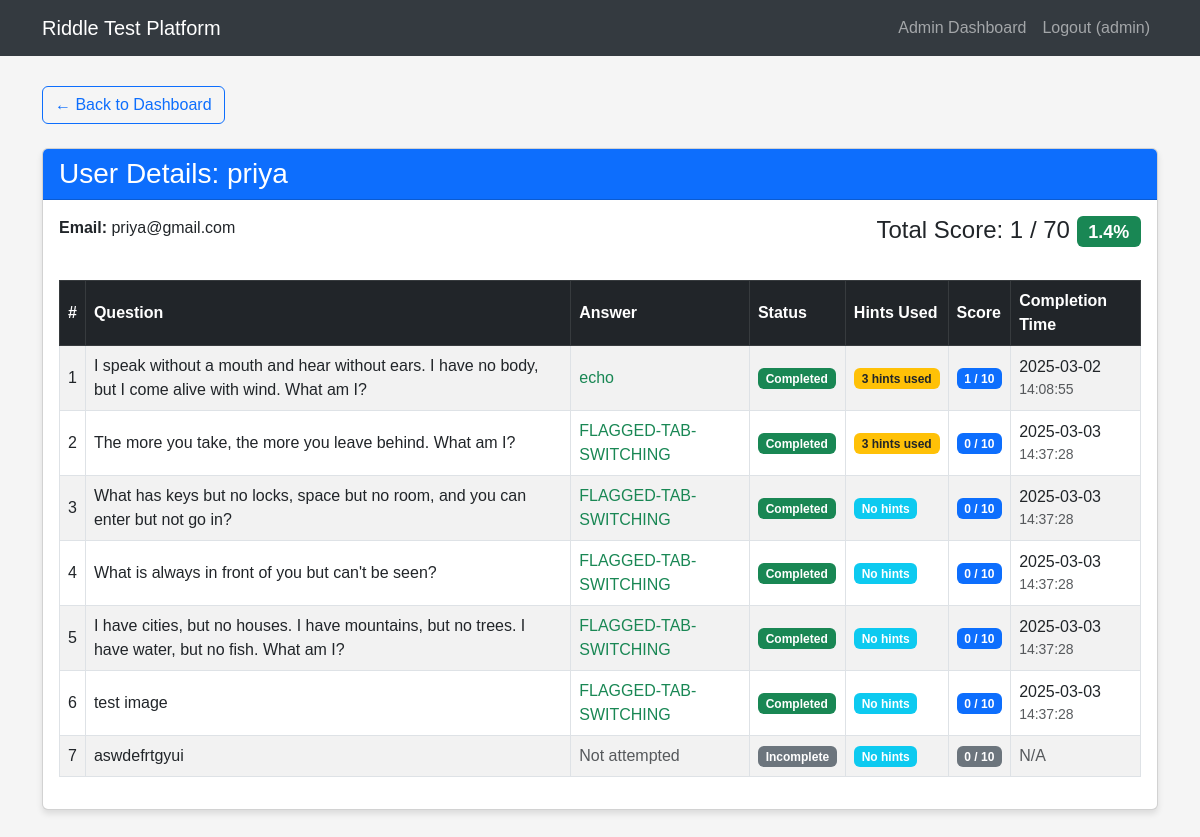
Screenshot of /admin/user_detail/2 (signed in) with the database file from the repository.
### tables this page shows
CREATE TABLE users (
            id INTEGER PRIMARY KEY AUTOINCREMENT,
            username TEXT NOT NULL UNIQUE,
            email TEXT NOT NULL,
            password TEXT NOT NULL,
            is_admin INTEGER DEFAULT 0
        , test_completed INTEGER DEFAULT 0);

CREATE TABLE user_progress (
            id INTEGER PRIMARY KEY AUTOINCREMENT,
            user_id INTEGER NOT NULL,
            riddle_id INTEGER NOT NULL,
            score INTEGER DEFAULT 10,
            completed INTEGER DEFAULT 0,
            hint1_used INTEGER DEFAULT 0,
            hint2_used INTEGER DEFAULT 0,
            hint3_used INTEGER DEFAULT 0,
            answer_attempt TEXT,
            completion_time TIMESTAMP, warnings INTEGER DEFAULT 0,
            FOREIGN KEY (user_id) REFERENCES users (id),
            FOREIGN KEY (riddle_id) REFERENCES riddles (id),
            UNIQUE(user_id, riddle_id)
        );

CREATE TABLE riddles (
            id INTEGER PRIMARY KEY AUTOINCREMENT,
            question TEXT NOT NULL,
            answer TEXT NOT NULL,
            hint1 TEXT NOT NULL,
            hint2 TEXT NOT NULL,
            hint3 TEXT NOT NULL
        , image TEXT);

### app.py (the view)
@app.route('/admin/user_detail/<int:user_id>')
def user_detail(user_id):
    if 'user_id' not in session or not session.get('is_admin'):
        flash('Unauthorized access.')
        return redirect(url_for('login'))
    conn = sqlite3.connect('riddle_test.db')
    c = conn.cursor()
    c.execute("SELECT username, email FROM users WHERE id = ?", (user_id,))
    user_info = c.fetchone()
    if not user_info:
        conn.close()
        flash('User not found.')
        return redirect(url_for('admin_dashboard'))
    c.execute('''
        SELECT r.id, r.question, r.answer, up.score, up.completed,
               up.hint1_used, up.hint2_used, up.hint3_used, up.answer_attempt, up.completion_time
        FROM riddles r
        JOIN user_progress up ON r.id = up.riddle_id
        WHERE up.user_id = ?
        ORDER BY r.id
    ''', (user_id,))
    results_data = c.fetchall()
    c.execute('''
        SELECT SUM(score)
        FROM user_progress
        WHERE user_id = ? AND completed = 1
    ''', (user_id,))
    total_score = c.fetchone()[0] or 0
    c.execute("SELECT COUNT(*) * 10 FROM riddles")
    max_possible = c.fetchone()[0]
    percentage_score = int((total_score / max_possible * 100)) if max_possible > 0 else 0
    conn.close()
    user = {
        'id': user_id,
        'username': user_info[0],
        'email': user_info[1]
    }
    results = []
    for result in results_data:
        results.append({
            'id': result[0],
            'question': result[1],
            'correct_answer': result[2],
            'score': result[3],
            'completed': result[4],
            'hint1_used': result[5],
            'hint2_used': result[6],
            'hint3_used': result[7],
            'answer_attempt': result[8],
            'completion_time': result[9]
        })
    return render_template('user_detail.html',
                           user=user,
                           results=results,
                           total_score=total_score,
                           max_possible=max_possible,
                           percentage_score=percentage_score)

### templates/user_detail.html
{% extends 'base.html' %} {% block content %}
<div class="row">
  <div class="col-12 mb-4">
    <a href="{{ url_for('admin_dashboard') }}" class="btn btn-outline-primary">
      &larr; Back to Dashboard
    </a>
  </div>
</div>
<div class="row">
  <div class="col-12">
    <div class="card mb-4">
      <div class="card-header bg-primary text-white">
        <h3 class="card-title mb-0">User Details: {{ user.username }}</h3>
      </div>
      <div class="card-body">
        <div class="row mb-4">
          <div class="col-md-6">
            <p><strong>Email:</strong> {{ user.email }}</p>
          </div>
          <div class="col-md-6 text-md-end">
            <h4>
              Total Score: {{ total_score }} / {{ max_possible }}
              <span class="badge bg-success"
                >{{ "{:.1f}%".format(total_score / max_possible * 100) if
                max_possible > 0 else "0%" }}</span
              >
            </h4>
          </div>
        </div>
        <div class="table-responsive">
          <table class="table table-striped table-bordered results-table">
            <thead class="table-dark">
              <tr>
                <th>#</th>
                <th>Question</th>
                <th>Answer</th>
                <th>Status</th>
                <th>Hints Used</th>
                <th>Score</th>
                <th>Completion Time</th>
              </tr>
            </thead>
            <tbody>
              {% for result in results %}
              <tr>
                <td>{{ loop.index }}</td>
                <td>{{ result.question }}</td>
                <td>
                  {% if result.completed %}
                  <span class="text-success">{{ result.answer_attempt }}</span>
                  {% elif result.answer_attempt %}
                  <span class="text-danger">{{ result.answer_attempt }}</span>
                  <small class="d-block text-muted"
                    >(Correct: {{ result.correct_answer }})</small
                  >
                  {% else %}
                  <span class="text-muted">Not attempted</span>
                  {% endif %}
                </td>
                <td>
                  {% if result.completed %}
                  <span class="badge bg-success">Completed</span>
                  {% else %}
                  <span class="badge bg-secondary">Incomplete</span>
                  {% endif %}
                </td>
                <td>
                  {% set hints_used = (result.hint1_used or 0) +
                  (result.hint2_used or 0) + (result.hint3_used or 0) %} {% if
                  hints_used > 0 %}
                  <span class="badge bg-warning text-dark"
                    >{{ hints_used }} hint{% if hints_used > 1 %}s{% endif %}
                    used</span
                  >
                  {% else %}
                  <span class="badge bg-info">No hints</span>
                  {% endif %}
                </td>
                <td>
                  {% if result.completed %}
                  <span class="badge bg-primary">{{ result.score }} / 10</span>
                  {% else %}
                  <span class="badge bg-secondary">0 / 10</span>
                  {% endif %}
                </td>
                <td>
                  {% if result.completion_time %} {{
                  result.completion_time.split('T')[0] }}
                  <small class="d-block text-muted"
                    >{{ result.completion_time.split('T')[1].split('.')[0]
                    }}</small
                  >
                  {% else %}
                  <span class="text-muted">N/A</span>
                  {% endif %}
                </td>
              </tr>
              {% endfor %}
            </tbody>
          </table>
        </div>
      </div>
    </div>
  </div>
</div>
{% endblock %}

### templates/base.html (style rules this page uses)
body { font-family: "Arial", sans-serif; background-color: #f5f5f5; padding-bottom: 50px; }
.card { margin-bottom: 20px; box-shadow: 0 4px 6px rgba(0, 0, 0, 0.1); }
.results-table th, .results-table td { vertical-align: middle; }

### rows the page displays
users: username "priya", email "priya@gmail.com"
user_progress: question "I speak without a mouth and hear without ears. I have no body, but I come alive with wind. What am I?", answer_attempt "echo", completed "Completed", hints_used "3", score "1", completion_time "2025-03-02", completion_time "14:08:55"
user_progress: question "The more you take, the more you leave behind. What am I?", answer_attempt "FLAGGED-TAB-SWITCHING", completed "Completed", hints_used "3", score "0", completion_time "2025-03-03", completion_time "14:37:28"
user_progress: question "What has keys but no locks, space but no room, and you can enter but not go in?", answer_attempt "FLAGGED-TAB-SWITCHING", completed "Completed", shows "No hints", score "0", completion_time "2025-03-03", completion_time "14:37:28"
user_progress: question "What is always in front of you but can't be seen?", answer_attempt "FLAGGED-TAB-SWITCHING", completed "Completed", shows "No hints", score "0", completion_time "2025-03-03", completion_time "14:37:28"
user_progress: question "I have cities, but no houses. I have mountains, but no trees. I have water, but no fish. What am I?", answer_attempt "FLAGGED-TAB-SWITCHING", completed "Completed", shows "No hints", score "0", completion_time "2025-03-03", completion_time "14:37:28"
user_progress: question "test image", answer_attempt "FLAGGED-TAB-SWITCHING", completed "Completed", shows "No hints", score "0", completion_time "2025-03-03", completion_time "14:37:28"
user_progress: question "aswdefrtgyui", completed "Not attempted", shows "No hints", shows "N/A"

### other values shown
{{ session.get('username') }} "admin"
{{ total_score }} "1"
{{ max_possible }} "70"
